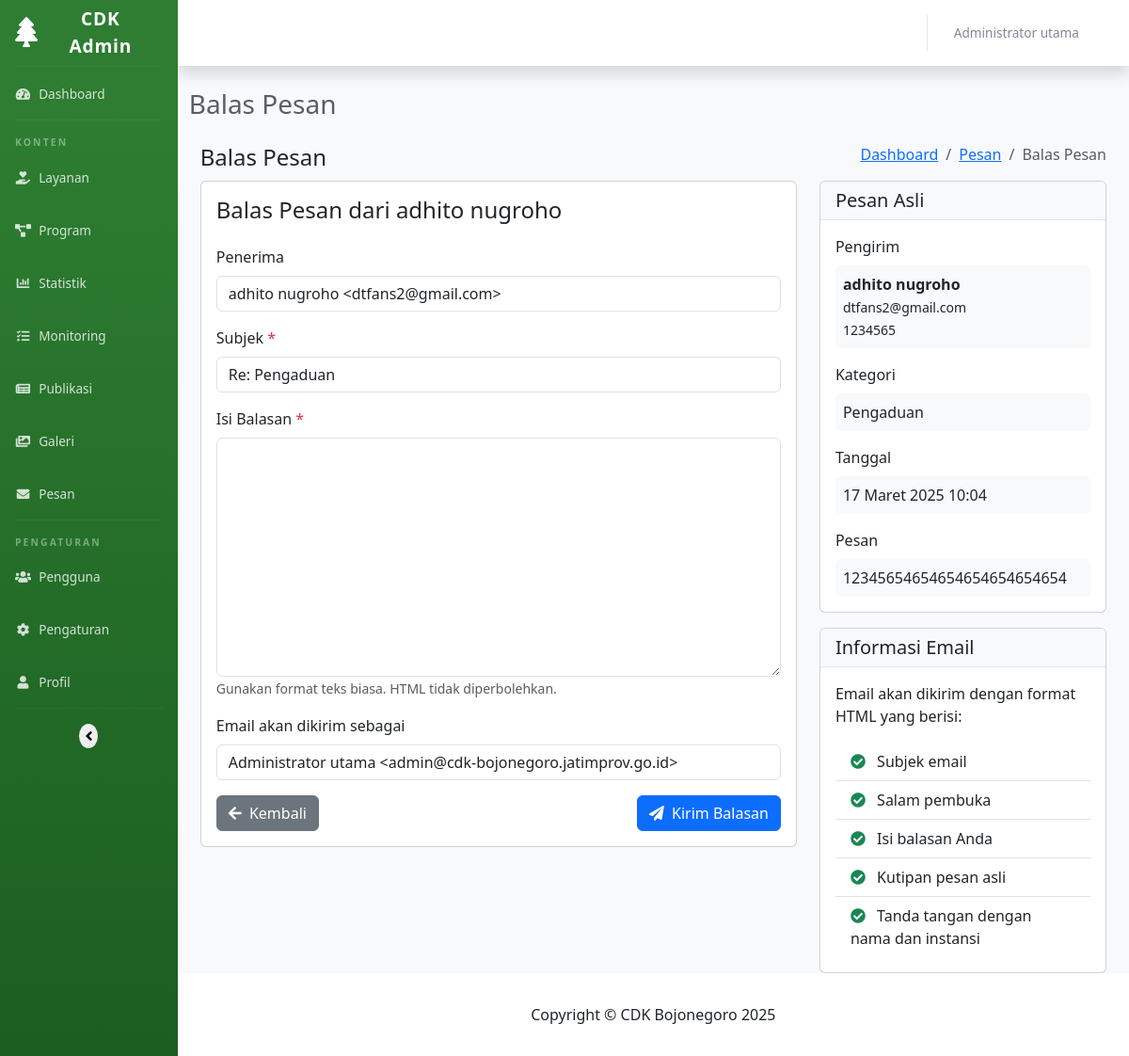
Screenshot of /admin/modules/pesan/reply.php?id=5 (signed in) with the database file from the repository.
### tables this page shows
CREATE TABLE `users`  (
  `id` int(0) NOT NULL AUTO_INCREMENT,
  `username` varchar(50) NOT NULL,
  `password` varchar(255) NOT NULL,
  `name` varchar(100) NOT NULL,
  `email` varchar(100) NOT NULL,
  `role` enum('admin','editor') NOT NULL,
  `last_login` datetime(0) NULL DEFAULT NULL,
  `created_at` timestamp(0) NULL DEFAULT CURRENT_TIMESTAMP(0),
  `updated_at` timestamp(0) NULL DEFAULT CURRENT_TIMESTAMP(0) ON UPDATE CURRENT_TIMESTAMP(0),
  PRIMARY KEY (`id`) USING BTREE,
  UNIQUE INDEX `username`(`username`) USING BTREE
);

CREATE TABLE `messages`  (
  `id` int(0) NOT NULL AUTO_INCREMENT,
  `name` varchar(100) NOT NULL,
  `email` varchar(100) NOT NULL,
  `phone` varchar(20) NULL DEFAULT NULL,
  `category` varchar(50) NOT NULL,
  `message` text NOT NULL,
  `status` enum('unread','read','replied') NULL DEFAULT 'unread',
  `ip_address` varchar(45) NULL DEFAULT NULL,
  `created_at` timestamp(0) NULL DEFAULT CURRENT_TIMESTAMP(0),
  PRIMARY KEY (`id`) USING BTREE
);

### admin/modules/pesan/reply.php (the view, shortened to what the rows shown need)
<?php
require_once BASE_PATH . '/includes/config.php';
require_once ADMIN_PATH . '/includes/auth.php';
require_once ADMIN_PATH . '/includes/functions.php';
$page_title = 'Balas Pesan';
$id = (int) $_GET['id'];
try {
    $stmt = $pdo->prepare("SELECT * FROM messages WHERE id = ?");
    $stmt->execute([$id]);
    $message = $stmt->fetch();
    if ($message['status'] === 'unread') {
        $message['status'] = 'read';
    }
} catch (PDOException $e) {
    $_SESSION['message'] = 'Error: ' . $e->getMessage();
    $_SESSION['message_type'] = 'danger';
    header('Location: index.php');
    exit;
}
$subject = 'Re: ' . $message['category'];
include_once ADMIN_PATH . '/includes/header.php';
?>
<div class="content-wrapper">
    <div class="container-fluid">
        <div class="row">
            <div class="col-md-8">
                <div class="card">
                    <div class="card-body">
                        <h4 class="card-title mb-4">Balas Pesan dari <?php echo htmlspecialchars($message['name']); ?></h4>
                        <form action="" method="post">
                            <div class="mb-3">
                                <label for="recipient" class="form-label">Penerima</label>
                                <input type="text" class="form-control" id="recipient" value="<?php echo htmlspecialchars($message['name']); ?> <<?php echo htmlspecialchars($message['email']); ?>>" readonly>
                            </div>
                            <div class="mb-3">
                                <label for="subject" class="form-label">Subjek <span class="text-danger">*</span></label>
                                <input type="text" class="form-control" id="subject" name="subject" value="<?php echo htmlspecialchars($subject); ?>" required>
                            </div>
                            <div class="mb-3">
                            </div>
                            <div class="mb-3">
                            </div>
                            <div class="d-flex justify-content-between">
                            </div>
                        </form>
                    </div>
                </div>
            </div>
            <div class="col-md-4">
                <div class="card">
                    <div class="card-body">
                        <div class="mb-3">
                            <div class="p-2 bg-light rounded">
                                <strong><?php echo htmlspecialchars($message['name']); ?></strong><br>
                                <small><?php echo htmlspecialchars($message['email']); ?></small>
                                <?php if (!empty($message['phone'])): ?>
                                    <br><small><?php echo htmlspecialchars($message['phone']); ?></small>
                                <?php endif; ?>
                            </div>
                        </div>
                        <div class="mb-3">
                            <label class="form-label">Kategori</label>
                            <div class="p-2 bg-light rounded">
                                <?php echo htmlspecialchars($message['category']); ?>
                            </div>
                        </div>
                        <div class="mb-3">
                            <label class="form-label">Tanggal</label>
                            <div class="p-2 bg-light rounded">
                                <?php echo formatDate($message['created_at'], true); ?>
                            </div>
                        </div>
                        <div>
                            <label class="form-label">Pesan</label>
                            <div class="p-2 bg-light rounded" style="max-height: 300px; overflow-y: auto;">
                                <?php echo nl2br(htmlspecialchars($message['message'])); ?>
                            </div>
                        </div>
                    </div>
                </div>
            </div>
        </div>
    </div>
</div>
<?php
include_once ADMIN_PATH . '/includes/footer.php';
?>

### admin/includes/header.php (shortened to what the rows shown need)
<?php
$current_admin = getCurrentAdmin();
?>
<!DOCTYPE html>
<html lang="id">
<head>
    <link href="https://cdn.jsdelivr.net/npm/bootstrap@5.3.0-alpha1/dist/css/bootstrap.min.css" rel="stylesheet">
    <link href="https://cdnjs.cloudflare.com/ajax/libs/font-awesome/6.0.0/css/all.min.css" rel="stylesheet">
    <link rel="stylesheet" href="https://cdnjs.cloudflare.com/ajax/libs/font-awesome/5.15.4/css/all.min.css">
    <link href="<?php echo $site_config['admin_url']; ?>/assets/css/admin.css" rel="stylesheet">
    <link href="https://cdn.jsdelivr.net/npm/remixicon@2.5.0/fonts/remixicon.css" rel="stylesheet">
    <link href="https://cdn.jsdelivr.net/npm/summernote@0.8.18/dist/summernote-bs5.min.css" rel="stylesheet">
</head>
<body id="page-top">
    <div id="wrapper">
        <div id="content-wrapper" class="d-flex flex-column">
            <div id="content">
                <nav class="navbar navbar-expand navbar-light bg-white topbar mb-4 static-top shadow">
                    <ul class="navbar-nav ms-auto">
                        <li class="nav-item dropdown no-arrow">
                            <a class="nav-link dropdown-toggle" href="#" id="userDropdown" role="button"
                                data-bs-toggle="dropdown" aria-haspopup="true" aria-expanded="false">
                                <span class="me-2 d-none d-lg-inline text-gray-600 small">
                                    <?php echo htmlspecialchars($current_admin['name'] ?? 'Admin'); ?>
                                </span>
                                <i class="fas fa-user-circle fa-fw"></i>
                            </a>
                        </li>
                    </ul>
                </nav>
                <div class="container-fluid">
                    <div class="d-sm-flex align-items-center justify-content-between mb-4">
                        <h1 class="h3 mb-0 text-gray-800"><?php echo $page_title ?? 'Dashboard'; ?></h1>
                    </div>

### rows the page displays
users: name "Administrator utama"
messages: name "adhito nugroho", name+email "adhito nugroho <dtfans2@gmail.com>", subject "Re: Pengaduan", email "dtfans2@gmail.com", phone "1234565", category "Pengaduan", created_at "17 Maret 2025 10:04", message "12345654654654654654654654"

### other values shown
$page_title "Balas Pesan"
